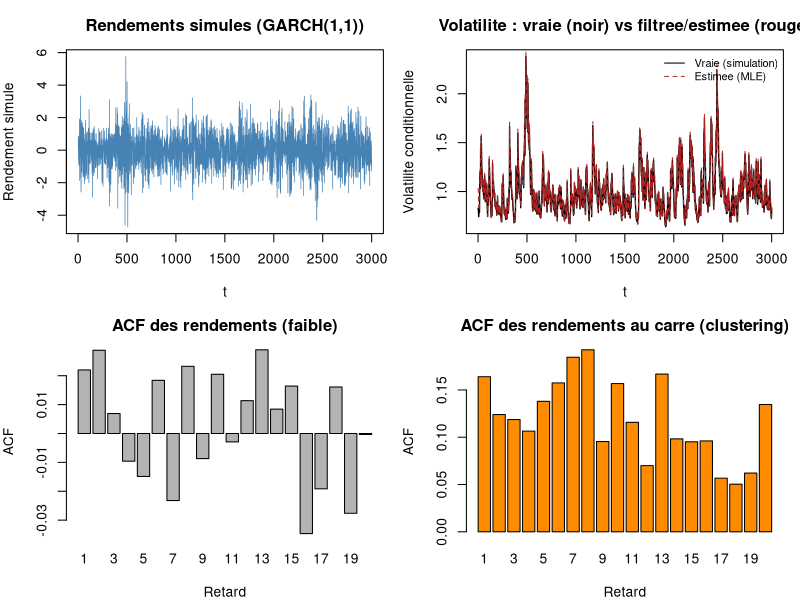

Reproduce this figure in R.
#!/usr/bin/env Rscript
# ============================================================
# garch.R
# =======
# Modele GARCH(1,1), simule ET estime PAR MAXIMUM DE VRAISEMBLANCE
# implemente a la main (optim() sur la log-vraisemblance gaussienne),
# plutot qu'avec le package `rugarch`.
#
#   r_t        = sigma_t * z_t,          z_t ~ N(0,1) iid
#   sigma_t^2  = omega + alpha*r_{t-1}^2 + beta*sigma_{t-1}^2
#
# La simulation part de parametres CONNUS, ce qui permet de valider
# l'estimateur en comparant les parametres retrouves aux parametres
# "vrais" -- meme logique de validation que sur tous les projets
# precedents (Monte Carlo, EDP, TSRV, Black-Litterman).
# ============================================================

script_args <- commandArgs(trailingOnly = FALSE)
file_arg <- script_args[grep("^--file=", script_args)]
if (length(file_arg) > 0) {
  script_dir <- dirname(normalizePath(sub("^--file=", "", file_arg[1])))
} else {
  script_dir <- getwd()
}
outputs_dir <- normalizePath(file.path(script_dir, "outputs"), winslash = "/", mustWork = FALSE)

set.seed(42)

# ------------------------------------------------------------
# 1) Simulation d'un processus GARCH(1,1)
# ------------------------------------------------------------
simulate_garch11 <- function(n, omega, alpha, beta, burn_in = 500) {
  n_total <- n + burn_in
  sigma2 <- numeric(n_total)
  r <- numeric(n_total)
  sigma2[1] <- omega / (1 - alpha - beta)   # variance inconditionnelle (point de depart naturel)
  r[1] <- sqrt(sigma2[1]) * rnorm(1)

  for (t in 2:n_total) {
    sigma2[t] <- omega + alpha * r[t - 1]^2 + beta * sigma2[t - 1]
    r[t] <- sqrt(sigma2[t]) * rnorm(1)
  }

  list(r = r[(burn_in + 1):n_total], sigma2 = sigma2[(burn_in + 1):n_total])
}

# ------------------------------------------------------------
# 2) Log-vraisemblance GARCH(1,1) (gaussienne) et estimation
# ------------------------------------------------------------
garch11_negloglik <- function(params, r) {
  omega <- params[1]; alpha <- params[2]; beta <- params[3]
  n <- length(r)

  # Penalite douce si la contrainte de stationnarite (alpha+beta<1)
  # est violee, plutot qu'une contrainte dure : garde optim() stable
  # meme si un pas d'optimisation explore temporairement cette zone.
  if (omega <= 0 || alpha < 0 || beta < 0 || (alpha + beta) >= 0.999) {
    return(1e10)
  }

  sigma2 <- numeric(n)
  sigma2[1] <- var(r)
  for (t in 2:n) {
    sigma2[t] <- omega + alpha * r[t - 1]^2 + beta * sigma2[t - 1]
  }

  loglik <- -0.5 * sum(log(2 * pi) + log(sigma2) + r^2 / sigma2)
  -loglik   # optim() minimise par defaut -> on retourne l'oppose
}

estimate_garch11 <- function(r) {
  start <- c(omega = 0.1 * var(r), alpha = 0.05, beta = 0.85)
  fit <- optim(start, garch11_negloglik, r = r, method = "L-BFGS-B",
               lower = c(1e-8, 0, 0), upper = c(Inf, 0.999, 0.999),
               control = list(maxit = 500))
  list(omega = fit$par[1], alpha = fit$par[2], beta = fit$par[3],
       loglik = -fit$value, convergence = fit$convergence)
}

filtered_sigma2 <- function(r, params) {
  n <- length(r)
  sigma2 <- numeric(n)
  sigma2[1] <- var(r)
  for (t in 2:n) {
    sigma2[t] <- params$omega + params$alpha * r[t - 1]^2 + params$beta * sigma2[t - 1]
  }
  sigma2
}

# ------------------------------------------------------------
# 3) Simulation + estimation + validation
# ------------------------------------------------------------
cat("=======================================================\n")
cat(" GARCH(1,1) -- simulation et estimation par MLE (optim)\n")
cat("=======================================================\n\n")

true_params <- list(omega = 0.05, alpha = 0.10, beta = 0.85)
cat(sprintf("Parametres vrais : omega=%.4f  alpha=%.3f  beta=%.3f  (persistance alpha+beta=%.3f)\n",
            true_params$omega, true_params$alpha, true_params$beta,
            true_params$alpha + true_params$beta))

sim <- simulate_garch11(n = 3000, omega = true_params$omega,
                          alpha = true_params$alpha, beta = true_params$beta)

fit <- estimate_garch11(sim$r)
cat(sprintf("Parametres estimes : omega=%.4f  alpha=%.3f  beta=%.3f  (persistance=%.3f)\n",
            fit$omega, fit$alpha, fit$beta, fit$alpha + fit$beta))
cat(sprintf("Convergence optim() : %s (0 = succes)\n", fit$convergence))
cat(sprintf("Ecart relatif sur alpha+beta (persistance de la volatilite) : %.2f %%\n\n",
            100 * abs((fit$alpha + fit$beta) - (true_params$alpha + true_params$beta)) /
              (true_params$alpha + true_params$beta)))

sigma2_hat <- filtered_sigma2(sim$r, fit)

# ------------------------------------------------------------
# 4) Diagnostics : clustering de volatilite (ACF des rendements au carre)
# ------------------------------------------------------------
# Signature empirique classique de la volatilite conditionnelle :
# les rendements eux-memes ne sont quasi pas autocorreles, mais leurs
# CARRES le sont fortement -- c'est precisement ce qu'un GARCH capture
# et qu'un bruit blanc simple ne capture pas.

acf_returns <- acf(sim$r, plot = FALSE, lag.max = 20)
acf_returns_sq <- acf(sim$r^2, plot = FALSE, lag.max = 20)

# ------------------------------------------------------------
# 5) Graphiques (base R)
# ------------------------------------------------------------
dir.create(outputs_dir, showWarnings = FALSE, recursive = TRUE)
png(file.path(outputs_dir, "garch_diagnostics.png"), width = 1150, height = 900, res = 120)
par(mfrow = c(2, 2), mar = c(4, 4, 3, 1))

plot(sim$r, type = "l", col = "steelblue", lwd = 0.7,
     xlab = "t", ylab = "Rendement simule", main = "Rendements simules (GARCH(1,1))")

plot(sqrt(sim$sigma2), type = "l", col = "black", lwd = 1.3,
     xlab = "t", ylab = "Volatilite conditionnelle",
     main = "Volatilite : vraie (noir) vs filtree/estimee (rouge)")
lines(sqrt(sigma2_hat), col = "firebrick", lwd = 1, lty = 2)
legend("topright", legend = c("Vraie (simulation)", "Estimee (MLE)"),
       col = c("black", "firebrick"), lty = c(1, 2), bty = "n", cex = 0.8)

barplot(acf_returns$acf[-1], names.arg = 1:20, col = "gray70",
        xlab = "Retard", ylab = "ACF", main = "ACF des rendements (faible)")

barplot(acf_returns_sq$acf[-1], names.arg = 1:20, col = "darkorange",
        xlab = "Retard", ylab = "ACF", main = "ACF des rendements au carre (clustering)")

dev.off()
cat(sprintf("Graphique exporte -> %s\n", file.path(outputs_dir, "garch_diagnostics.png")))
